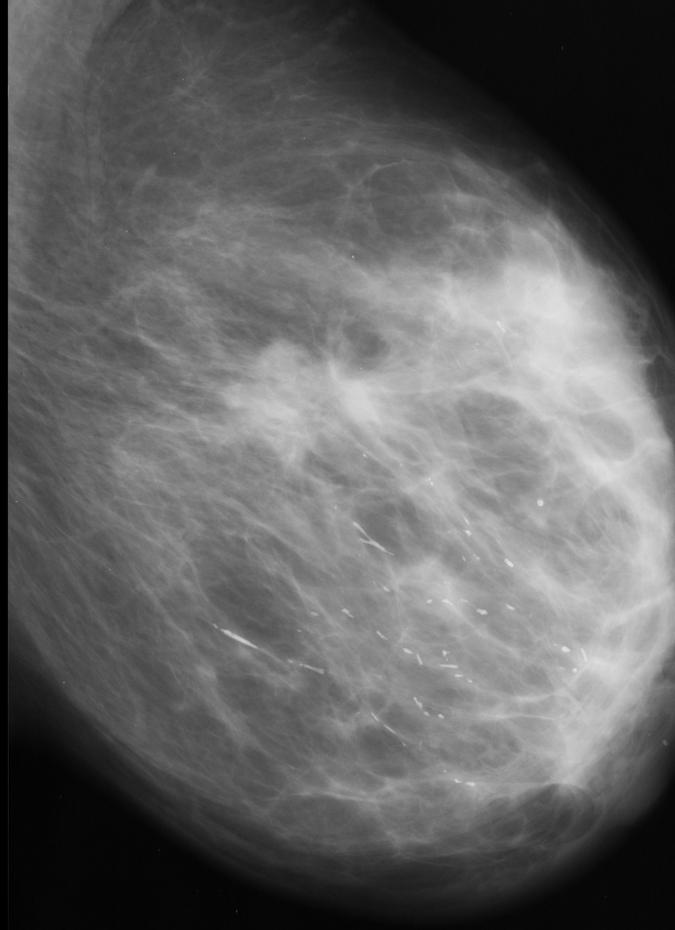
#> input picture Processamento de imagens/Trabalho 2/mama.png, 675 x 930 px
$ python main.py
#> lines starting #> are read from the running program, lines starting #| are printed output that depends on the picture; after the words box and inside, x2 and y2 are one past the last pixel; in counts of white or black regions, pixels touching at a corner belong together
import cv2

img = cv2.imread('mama.png')
#> img is the input picture: shape (930, 675, 3); min 0, max 231, mean 98.1
se = cv2.getStructuringElement(cv2.MORPH_ELLIPSE, (10, 10))
img_dilatada = cv2.dilate(img, se)
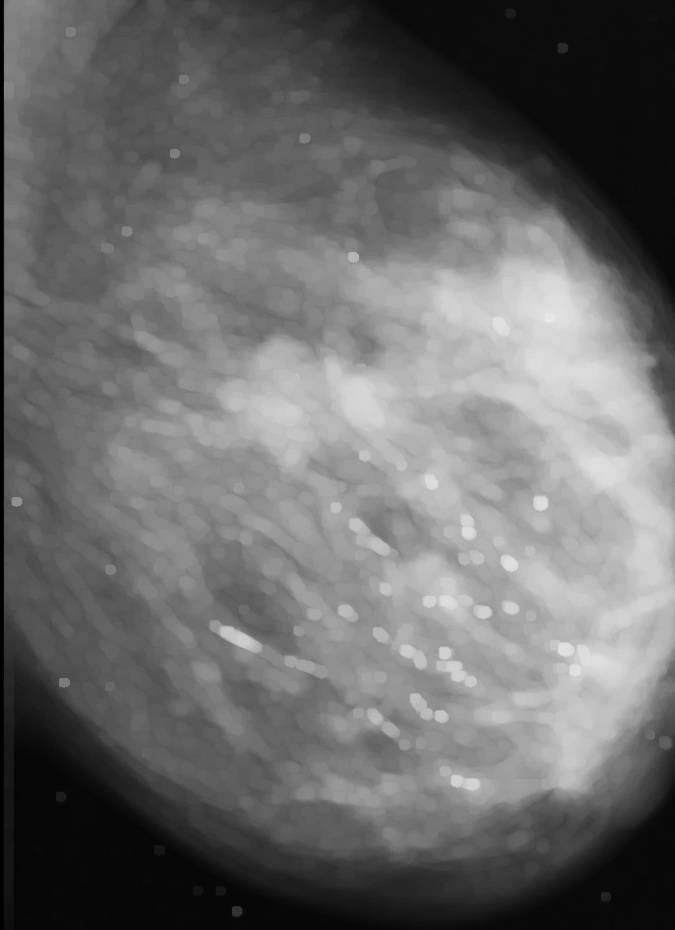
#> img_dilatada: shape (930, 675, 3); min 0, max 231, mean 107.2
tophat_abertura = cv2.morphologyEx(img, cv2.MORPH_TOPHAT, se)
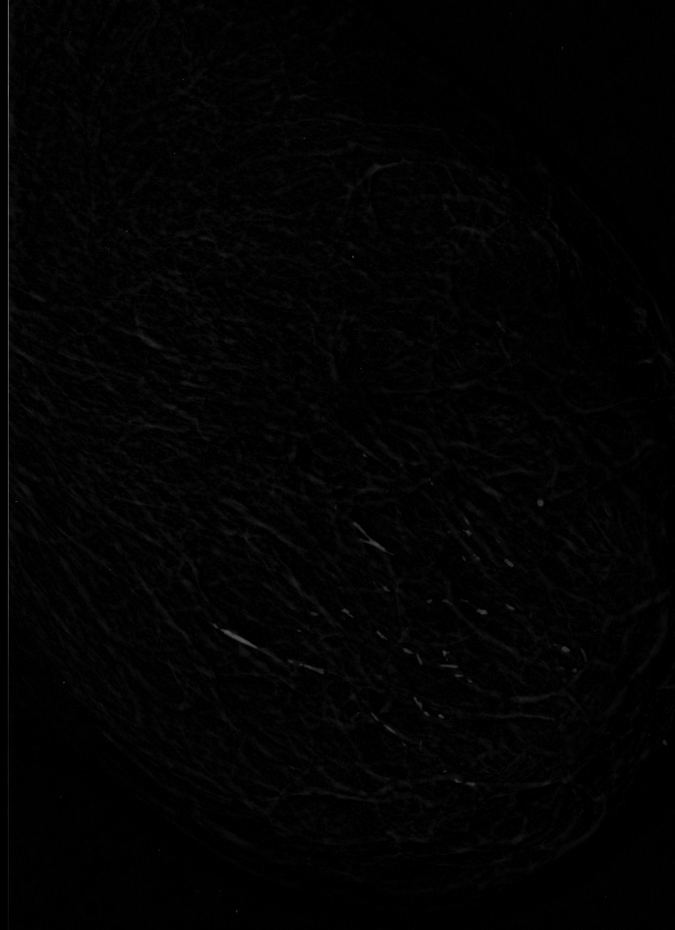
#> tophat_abertura: shape (930, 675, 3); min 0, max 111, mean 2.9
tophat_fechamento = cv2.morphologyEx(img, cv2.MORPH_BLACKHAT, se)

soma = cv2.add(img, tophat_abertura)

resultado = cv2.subtract(img, tophat_fechamento)
resultado = cv2.subtract(img_dilatada, resultado)
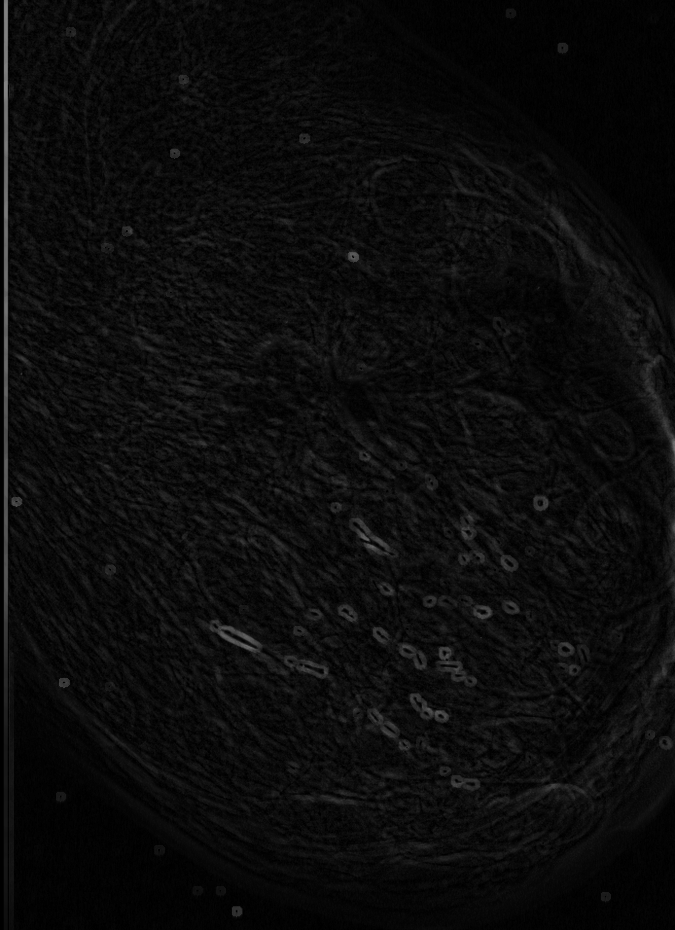
#> resultado: shape (930, 675, 3); min 0, max 132, mean 11.6
limiar, img_limiarizada = cv2.threshold(
    resultado, 50, 255, cv2.THRESH_BINARY)
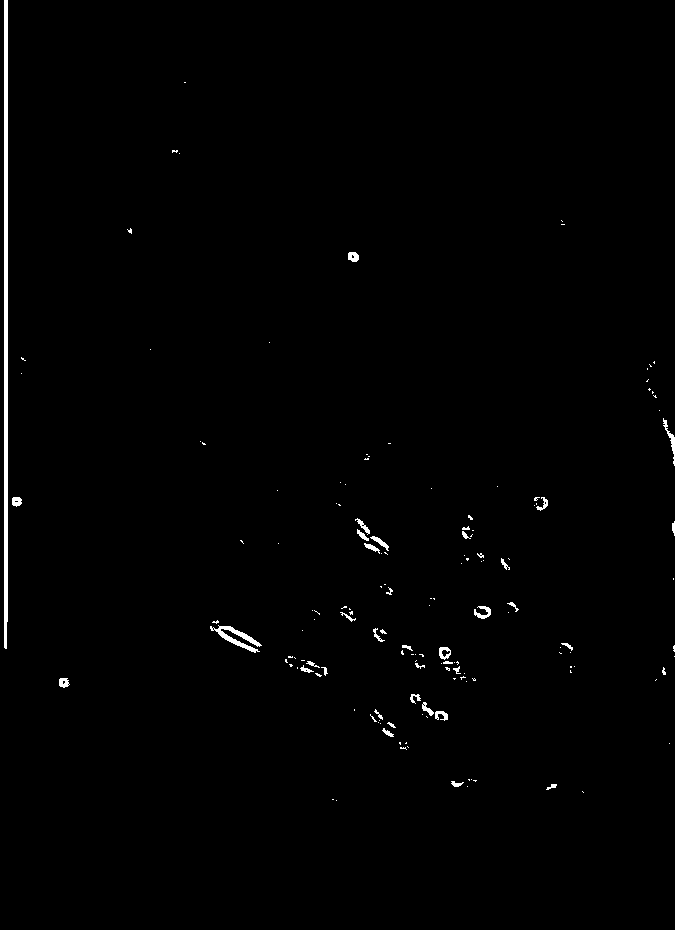
#> img_limiarizada: shape (930, 675, 3); 0.85% white; 151 white regions (113 under 20 px), largest, box (x1, y1, x2, y2) and area: (4, 0, 8, 649) 2568, (210, 625, 262, 653) 431, (663, 418, 675, 466) 138

cv2.imshow('Imagem Original', img)
cv2.imshow('Imagem Limiarizada', img_limiarizada)
cv2.waitKey(0)
cv2.destroyAllWindows()
